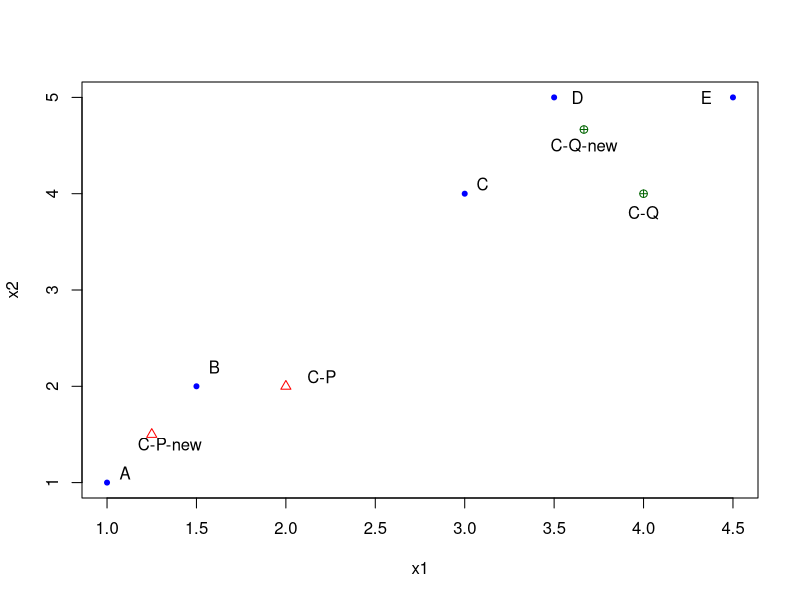
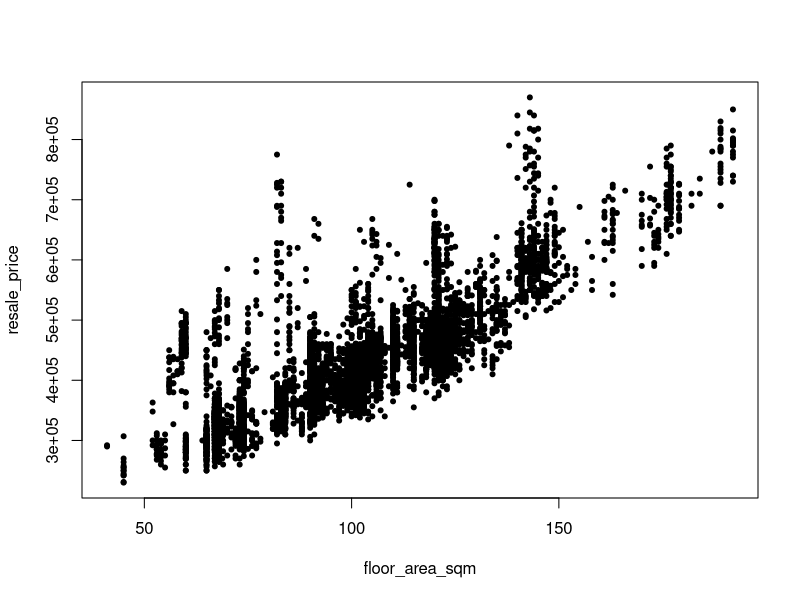
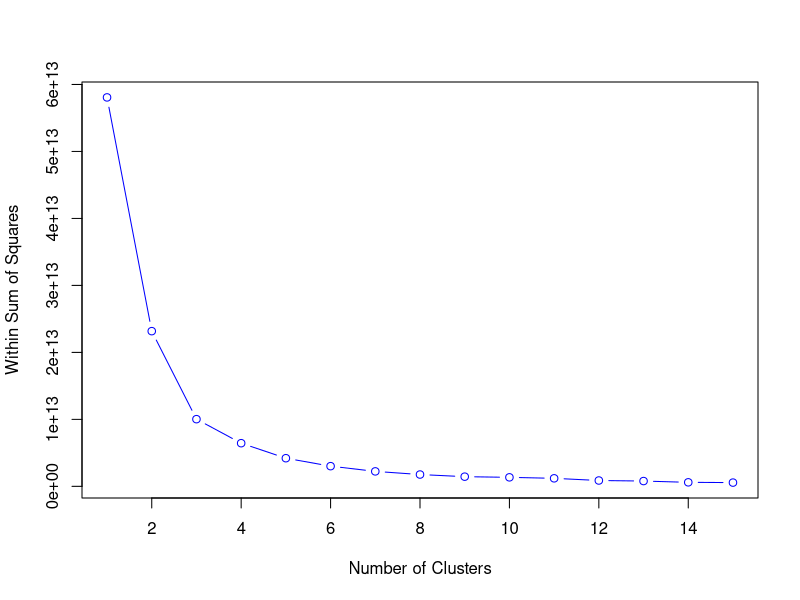

These figures' R source, in order:
# setwd("C:/Data")
# setwd("/mnt/c/Users/Keck/Documents/GitHub/devcontainers-rstudio/NUS Stuff/DSA1101/Data")
# setwd("C:\\Users\\five8\\Documents\\GitHub\\devcontainers-rstudio\\NUS Stuff\\DSA1101\\Data")
setwd("C:\\Users\\Keck\\Documents\\GitHub\\devcontainers-rstudio\\NUS Stuff\\DSA1101\\Data")

# Q1
x1 = c(1, 1.5, 3, 3.5, 4.5)
x2 = c(1, 2, 4, 5, 5)

plot(x1, x2, pch = 20, col = "blue")

text(1.1, 1.1,"A")
text(1.6, 2.2, 'B')
text(3.1, 4.1, 'C')
text(3.63, 5, 'D')
text(4.35, 5, 'E')

# Adding the starting centroids 
points(2,2, pch = 2, col = 'red')
text(2.2, 2.1, 'C-P')
points(4,4, pch = 10, col = 'darkgreen')
text(4,3.8, 'C-Q')

# Adding the new centroids after the first iteration:
points(1.25, 1.5, col = 'red', pch = 2)
text(1.35, 1.4, 'C-P-new')
points(11/3, 14/3, col = 'darkgreen', pch = 10)
text(11/3, 4.5, 'C-Q-new')



# Q2

data = read.csv("hdb-2012-to-2014.csv")

dim(data)
names(data)

attach(data)

plot(floor_area_sqm, resale_price, pch = 20)


# PLOT WSS vs K TO PICK OPTIMAL K:

K = 15 
wss <- numeric(K)

for (k in 1:K) { 
   wss[k] <- sum(kmeans(data[,c("floor_area_sqm","resale_price")], centers=k)$withinss)
}


plot(1:K, wss, col = "blue", type="b", xlab="Number of Clusters",  ylab="Within Sum of Squares")

# k=3 might be a good choice.


# k = 3 groups
kout <- kmeans(data[,c("floor_area_sqm","resale_price")],centers=3)

# visualize the 3 groups:

# plot(data$floor_area_sqm, 
#      data$resale_price, 
#      col=kout$cluster)








